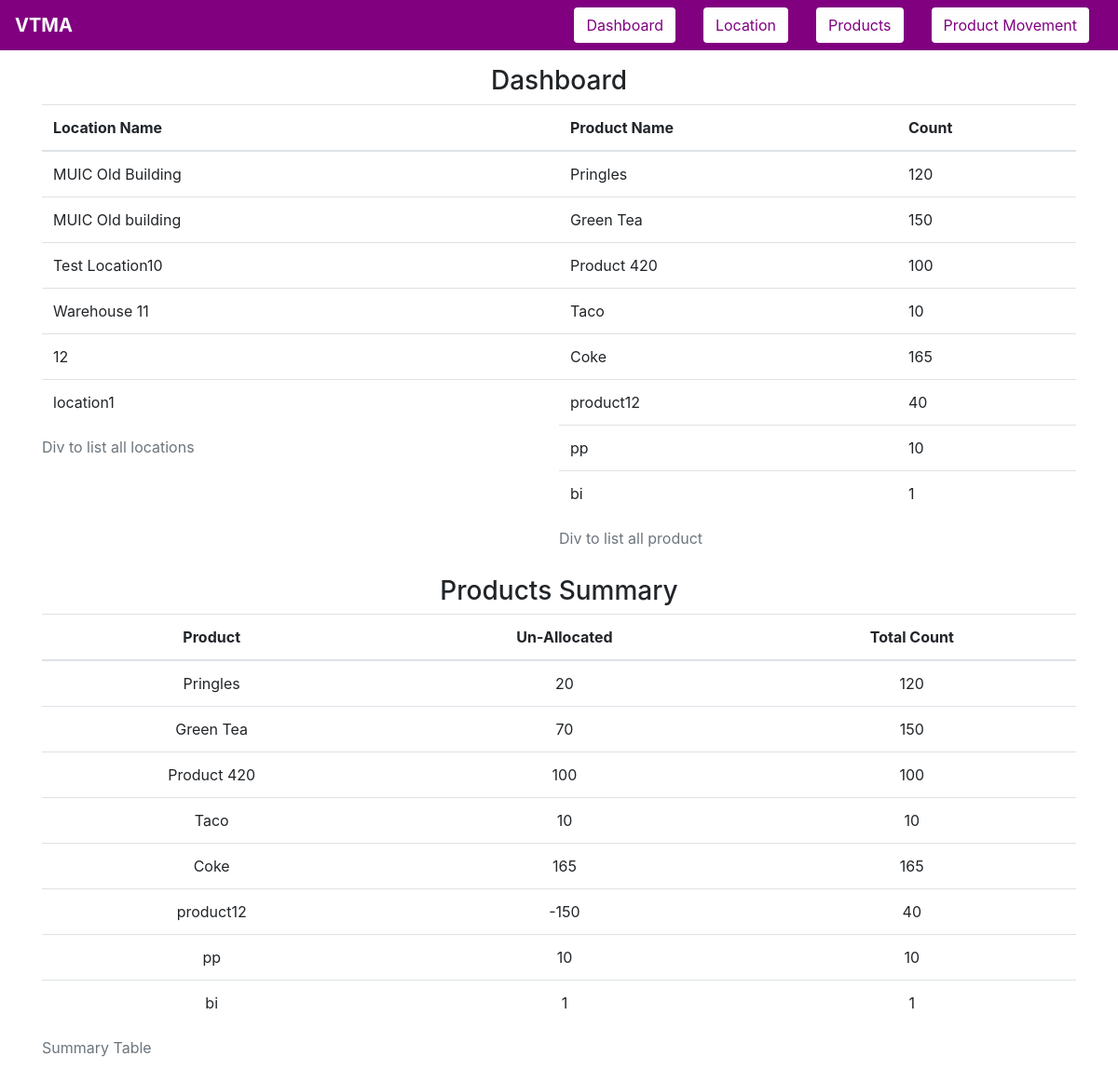
The app's page /, older data.
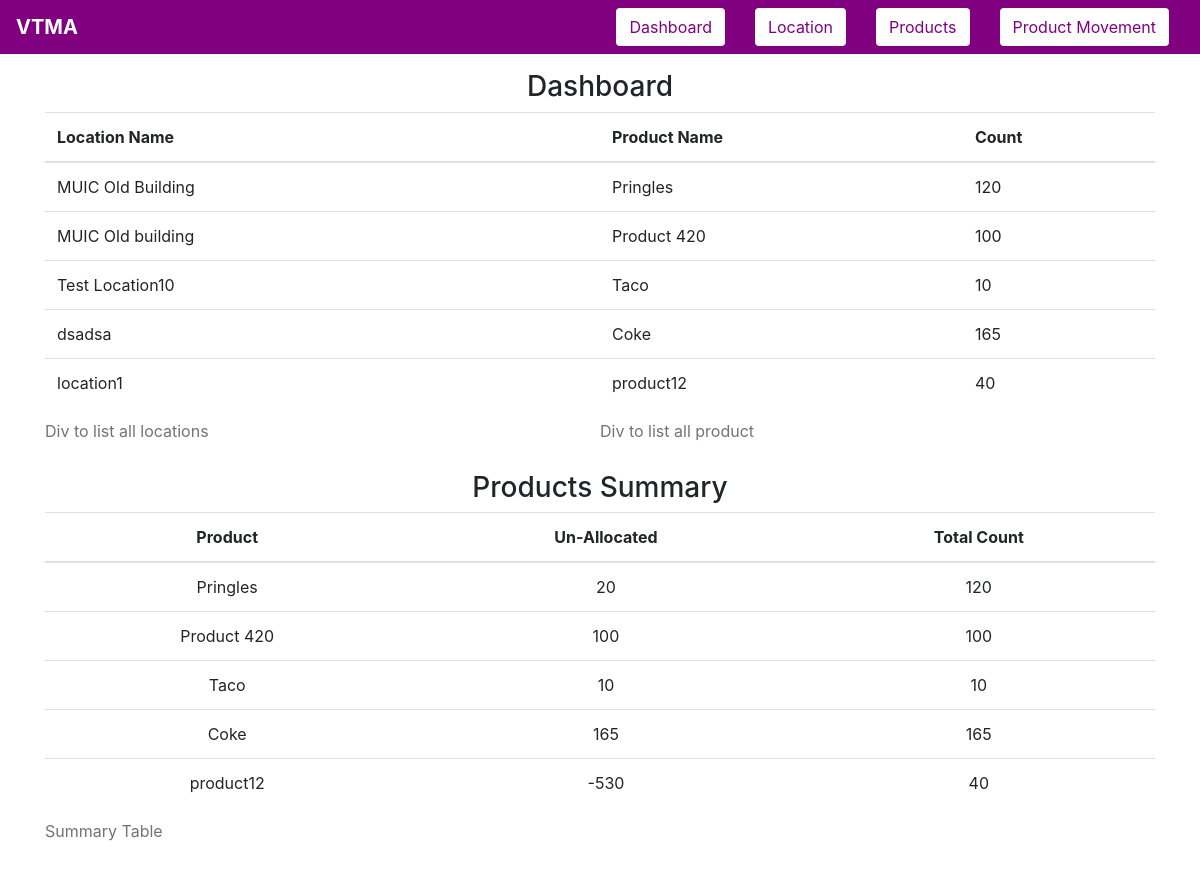
The same page, newer data.
### tables this page shows
CREATE TABLE location(loc_id INTEGER PRIMARY KEY AUTOINCREMENT,
                                 loc_name TEXT UNIQUE NOT NULL);

CREATE TABLE products(prod_id INTEGER PRIMARY KEY AUTOINCREMENT,
                    prod_name TEXT UNIQUE NOT NULL,
                    prod_quantity INTEGER NOT NULL,
                    unallocated_quantity INTEGER);

### app.py (the view)
@app.route("/")
def summary():
    msg = None
    q_data, location_c, products = None, None, None
    db = sqlite3.connect(DATABASE_NAME)
    cursor = db.cursor()
    try:
        cursor.execute(select_from_location)
        location_c = cursor.fetchall()
        cursor.execute(select_from_product)
        products = cursor.fetchall()
        cursor.execute(
            """
        SELECT prod_name, unallocated_quantity, prod_quantity FROM products
        """
        )
        q_data = cursor.fetchall()
    except sqlite3.Error as e:
        msg = f"An error occurred: {e.args[0]}"
    if msg:
        print(msg)
    return render(
        "index.html",
        link=link,
        title="Summary",
        locations=location_c,
        products=products,
        database=q_data,
    )

### templates/index.html
{% extends 'base-template.html' %}
{% block content %}
    <div class="container">
        <h3 style="text-align: center">Dashboard</h3>
        <div style="height: 50%;width: 100%; float: left">
            {% if locations == None or locations|length == 0 %}
            <div style="float: left;width:50%;">
                <h3  class="text center font-weight-light">No Data Available Yet</h3>
            </div>
            {% else %}
            <div style="float:left;width:50%">
                <table class="table">
                <caption>Div to list all locations</caption>
                    <thead>
                        <tr>
                            <th scope="col">Location Name</th>
                        </tr>
                    </thead>
                    <tbody>
                        {% for location in locations %}
                            <tr>
                                <td>{{ location[1] }}</td>
                            </tr>
                        {% endfor %}
                    </tbody>
                </table>
            </div>
        {% endif %}
        {% if products == None or products|length == 0 %}
            <div style="float: right;width: 50%;">
                <h3 class="text center font-weight-light">No Product Data Available Yet</h3>
            </div>
        {% else %}
            <div style="float:right;width:50%;">
                <table class="table">
                <caption>Div to list all product</caption>
                    <thead>
                        <tr>
                            <th scope="col">Product Name</th>
                            <th scope="col">Count</th>
                        </tr>
                    </thead>
                    <tbody>
                        {% for product in products %}
                            <tr>
                                <td>{{ product[1] }}</td>
                                <td>{{ product[2] }}</td>
                            </tr>
                        {% endfor %}
                    </tbody>
                </table>
            </div>
        {% endif %}
        </div>
    </div>
    <div class="container" style="float: contour; text-align: center">
    <h3 style="text-align: center">Products Summary</h3>
        <div class="form-horizontal" title="Summary">
        {% if database == None or database|length == 0 %}
            <h3 class="text-center font-weight-light">Summary not available yet</h3>
        {% else %}
            <div>
                <table class="table">
                <caption>Summary Table</caption>
                    <thead>
                        <tr>
                            <th scope="col">Product</th>
                            <th scope="col">Un-Allocated</th>
                            <th scope="col">Total Count</th>
                        </tr>
                    </thead>
                    <thead>
                        {% for data in database %}
                            <tr>
                                <td>{{ data[0] }}</td>
                                <td>{{ data[1] }}</td>
                                <td>{{ data[2] }}</td>
                            </tr>
                        {% endfor %}
                    </thead>
                </table>
            </div>
        {% endif %}
        </div>
    </div>
{% endblock %}

Row changes from the older to the newer data that the page shows:
removed location: loc_name "12"
removed products: prod_name "Green Tea", prod_quantity "150", unallocated_quantity "70"
removed products: prod_name "pp", prod_quantity "10", unallocated_quantity "10"
removed products: prod_name "bi", prod_quantity "1", unallocated_quantity "1"
changed location: loc_name "Warehouse 11" → "dsadsa"
changed products "product12": unallocated_quantity "-150" → "-530"
